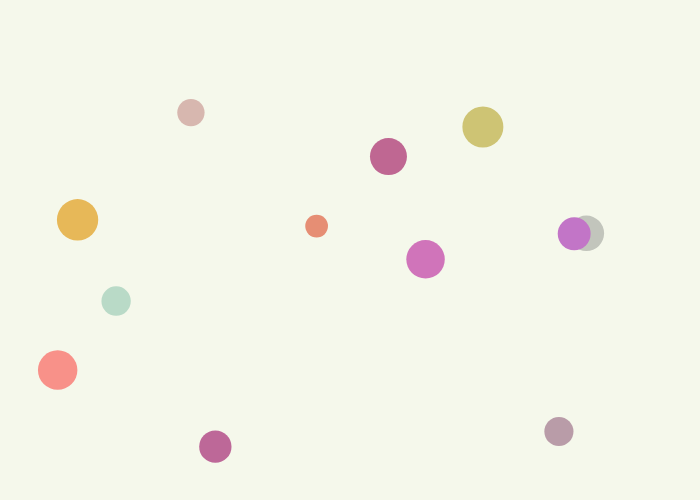
Frame 1 (no input)
Frame 60 (no input): identical to frame 1, image omitted
Frame 120 (the mouse pressed at the canvas centre since frame 60): identical to frame 1, image omitted

The p5.js sketch that drew this single still picture (run headless with seeded random() and noise() and a simulated clock; from frame 60 on, the mouse is pressed at the canvas centre):

// p5.js sketch
// ── sketch.js
let foods = [];

function setup() {
  createCanvas(700, 500);
  
  // Create multiple food items
  for (let i = 0; i < 12; i++) {
    foods.push({
      x: random(40, width - 40),
      y: random(40, height - 40),
      size: random(20, 48),
      r: random(180, 255),
      g: random(100, 220),
      b: random(80, 200)
    });
  }
}

function draw() {
  background(245, 248, 235);   // light creamy background
  
  // One loop to draw ALL food items
  for (let food of foods) {
    // Simple solid circle
    noStroke();
    fill(food.r, food.g, food.b);
    ellipse(food.x, food.y, food.size);
  }


}
